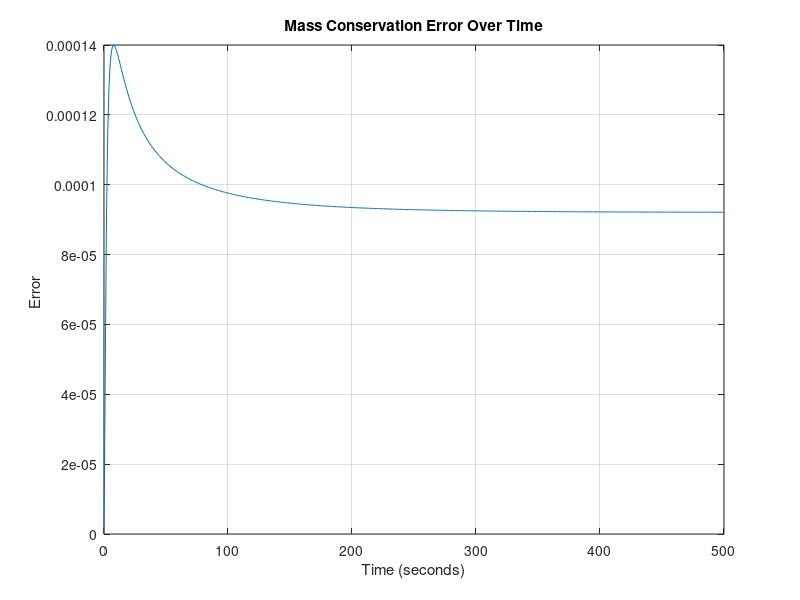
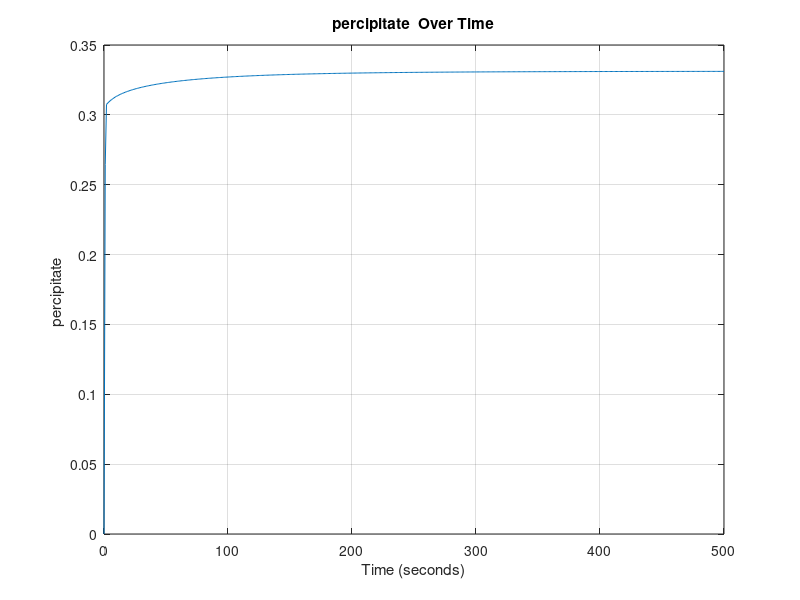
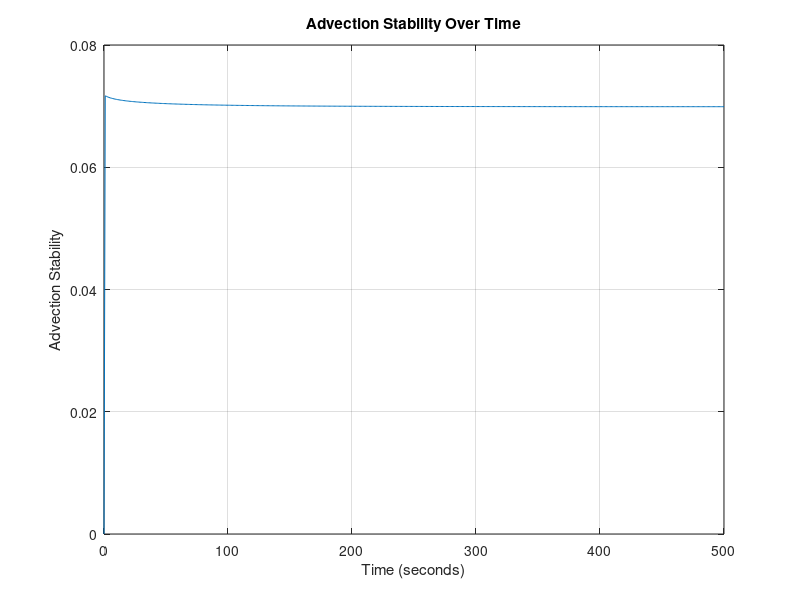
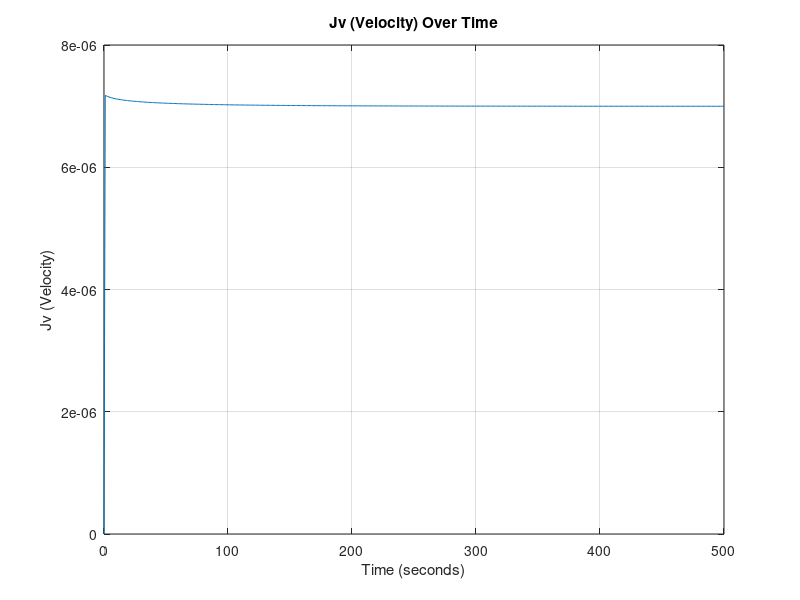

The MATLAB script that drew these images, in order:
%__Gruppe 3-Simulering-3.Sem__
clear
close all
clc
%% Inital Parameters
domain_length = 0.1;   % Domain length (meters)
domain_steps = 1000;    % Number of spatial domain_steps points
dx = domain_length / (domain_steps - 1); % Position discretization
 
time_length = 500;      % Time length (seconds)
time_steps = 500;       % Number of time steps
dt = time_length / time_steps; % Temporal discretization

% DEFINED VARIABLES
D = 1.464*10^-9; % Diffusivity coefficient H2PO4- in water [m^2 s^-1]
feed_conc = 0.1; % Constant solute concentration at the first cell 0.1 molar [H2PO4-]
TMP = 15; %TMP: Transmembrane Pressure [bar]

area = 0.001; % Area of the membrane surface [m^2]
kw = 5.7311*10^(-7); % Initial water permeability m^3 m^-2 bar^-1 s^-1 
my = 0.8903*10^-9; % Water viscosity [Bar∙s]
Rm = 1/(my*kw); % Rejection of water at the membrane (σ) [m^-1]
InitP = 0.263253+0.0011; % Initial percipitation
alpha = 95000000000; % Specific resistance of fouling [m mol m^3]
PC = 0.5; %Percipitate Advection Coefficient

sig_m = 0.1; % Rejection of ions 

% PHYSICAL CONSTANTS
R= 8.31415*10^-2; % Gasconstant [L^3 Bar mol^-1 K^-1]
T= 273.15+25; %Temperature [K]
 
% Anonymous functions
%Lv = @(time) kw*exp(-kb*time); %Water permeability dependent on Fouling

Mp = @(conc) 0.0011*exp(36.328*conc) + 0.263253; % concentration of udfæld in respect to phosphate increase.
Rf = @(conc) alpha*(Mp(conc)/area); % Rate of fouling
Lv = @(conc) 1/(my*(Rm+Rf(conc))); % Water permeability dependent on fouling


% Create a grid for space and time
x = linspace(0, domain_length, domain_steps);
t = linspace(0, time_length, time_steps);

% Initialize the concentration array AND Initial condition (1D)
C = zeros(domain_steps, time_steps)+0.1; % 0.1 molar [H2PO4] at pH 2.9
%C(domain_steps/2) = 0.13;

%Diffusive Stability
DS = D*dt/dx^2;
fprintf('\n Diffusivity Stability = %f', DS);
if DS>0.5 
   fprintf(2,'\n ERROR: Stabilitetsfejl');
else
    fprintf('\n Stable Diffusion Model !!');
end


%% Time-stepping loop
for j = 2:time_steps
    for i = 1:domain_steps
        LastC = C(domain_steps, j-1);

        C(1, :) = feed_conc; % Set the leftmost boundary to 0.1

        if j == 2
            Ptot = InitP; % The rate of percipitation WI
        else
            Ptot = Mp(LastC) + (Mp(LastC) - InitP)*Jv*(dt/dx)*PC;
        end

        Jv = (kw*(TMP-(1*R*T*(LastC))));  % Volume flux = Jv ,  in terms of osmotic pressure (TMP, R, T, delta_C) and Lv. [m/s]

        % Calculate the second derivative in x direction
        if i == 1 %__First Cell__
            d2Cdx2 = 0;
            dCdt_advection = 0;

        elseif i == domain_steps %__Membrane Cell___
            % No right neighbor at the last cell and MEMBRANE
            d2Cdx2 = (D * (C(domain_steps - 1, j-1) - C(domain_steps, j-1)) / dx^2) + C(i,j-1)*(sig_m)*Jv/(dx);
        else    %__Normal Cells__
            % Calculate the second derivative normally
            d2Cdx2 = D * (C(i + 1, j-1) - 2 * C(i, j-1) + C(i - 1, j-1)) / dx^2;
            % Apply advection term
            dCdt_advection = -Jv * (C(i, j-1) - C(i-1, j-1)) / dx;
        end
        % Apply the diffusion-advection-(electromigration) equation
        C(i, j) = C(i, j-1) + dt * (d2Cdx2 + dCdt_advection);
        Jv_values(j) = Jv; % Plot values
        P_values(j) = Ptot;
        AS(j) = Jv * dt/dx; % Stability plot values
    end
end
%% CONSERVATION ERROR

Systemdiff = [0, diff(sum(C,1))]; % Diffrence in systemsums

inflow = Jv_values*feed_conc*(dt/dx); % Inflow array
outflow = C(domain_steps, :).* Jv_values*(1-sig_m)*(dt/dx); % Outflow array 

ERROR = Systemdiff - inflow + outflow; % The mass conservation error



%% 2D Plots

% Plot Mass Conservation Error values over time

figure;
plot(t, ERROR);
xlabel('Time (seconds)');
ylabel('Error ');
title('Mass Conservation Error Over Time');
grid on;


% Plot Percipitate (DS) values over time

figure;
plot(t, P_values);
xlabel('Time (seconds)');
ylabel('percipitate ');
title('percipitate  Over Time');
grid on;

% Plot Advection Stability (DS) values over time

figure;
plot(t, AS);
xlabel('Time (seconds)');
ylabel('Advection Stability');
title('Advection Stability Over Time');
grid on;

% Plot Jv values over time
figure;
plot(t, Jv_values);
xlabel('Time (seconds)');
ylabel('Jv (Velocity)');
title('Jv (Velocity) Over Time');
grid on;


% Define fractions of time steps you want to visualize
time_fraction = [0.001, 0.01, 0.1, 0.2, 0.3, 0.4, 0.5, 0.6, 0.7, 0.8, 0.9];  % For example, 0.1 corresponds to 10% of time steps

% Calculate the corresponding time indices
time_instances = round(time_fraction * time_steps);

% Create a figure for the first plot
figure;
hold on;

% Plot concentration at specific time instances
for i = 1:length(time_instances)
    time_index = time_instances(i);
    plot(x, C(:, time_index));
end

xlabel('Position (meters)');
ylabel('Concentration');
title('Concentration Over Time at Different Instances');

% Add a legend for clarity
legend(arrayfun(@(f) ['t=', num2str(f)], time_fraction, 'UniformOutput', false));

grid on;
hold off;


%% 3D Plot

% Create a 3D surface plot to visualize concentration over time and position
[T, X] = meshgrid(t, x);
figure;
h = surf(X, T, C); % Transpose removed here
xlabel('Position (meters)');
ylabel('Time (seconds)');
zlabel('Concentration');
title('Concentration Over Time and Position');

% Set axis limits to start at the origin
xlim([0, domain_length]);
ylim([0, time_length]);
zlim([0, max(C(:))]); % Assuming max(C(:)) is the maximum concentration in your data

set(h,'LineStyle','none')
%colormap(jet)




